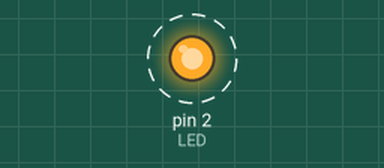
This sketch was run on a simulated Arduino Uno, built with avr-gcc and run on an emulated ATmega328P. Parts: output pins drawn as LEDs (lit = HIGH). Dashed ring = blinking. What the sketch prints to the serial monitor is not drawn.

Above: at 0.5 s.
Timing chart, 0 to 4.6 s (numbered marks = the images above):
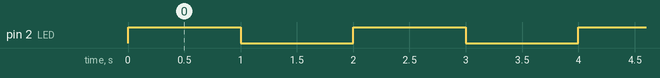

Measured:
- by itself, pin 2 (LED): alternates HIGH for 1.0 s and LOW for 1.0 s

The sketch:

ESPwebTrial.ino
```cpp
int LED = 2;

void setup() {
  // put your setup code here, to run once:
  Serial.begin(9600);
  pinMode(LED, OUTPUT);
}

void loop() {
  // put your main code here, to run repeatedly:
  digitalWrite(LED, HIGH);
  Serial.println("On");
  delay(1000);
  digitalWrite(LED, LOW);
  Serial.println("OFF");
  delay(1000);


}
```
